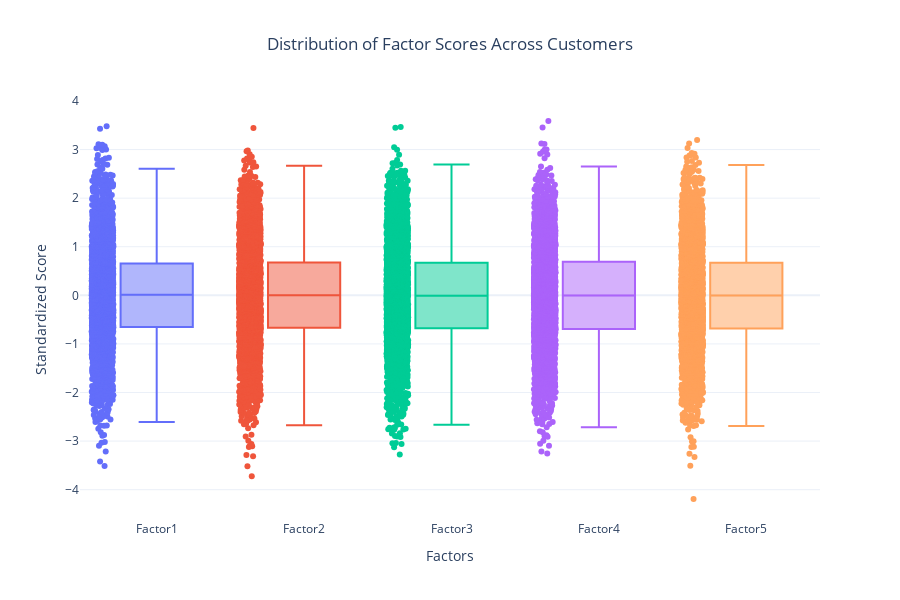

Write notebook code for a chart like this one.
### Code cell
import plotly.express as px

df_long = df_scores.melt(var_name="Factor", value_name="Score")

fig = px.box(
    df_long,
    x="Factor", y="Score", color="Factor",
    points="all",
    title="Distribution of Factor Scores Across Customers",
    template="plotly_white"
)
fig.update_layout(
    showlegend=False,
    xaxis_title="Factors",
    yaxis_title="Standardized Score",
    title_x=0.5,
    width=900, height=600
)
fig.show()

### Figure 1 — Plotly figure (JSON) as saved in the notebook; plotly's stock layout.template omitted (floating-point values rounded to 4 significant figures; data arrays with more than 128 entries replaced by an {"elided": "..."} marker saying what was removed)
{"data": [{"alignmentgroup": "True", "boxpoints": "all", "hovertemplate": "Factor=%{x}<br>Score=%{y}<extra></extra>", "legendgroup": "Factor1", "marker": {"color": "#636efa"}, "name": "Factor1", "notched": false, "offsetgroup": "Factor1", "orientation": "v", "showlegend": true, "type": "box", "x": {"elided": "3235 str values"}, "x0": " ", "xaxis": "x", "y": {"elided": "3235 float values"}, "y0": " ", "yaxis": "y"}, {"alignmentgroup": "True", "boxpoints": "all", "hovertemplate": "Factor=%{x}<br>Score=%{y}<extra></extra>", "legendgroup": "Factor2", "marker": {"color": "#EF553B"}, "name": "Factor2", "notched": false, "offsetgroup": "Factor2", "orientation": "v", "showlegend": true, "type": "box", "x": {"elided": "3235 str values"}, "x0": " ", "xaxis": "x", "y": {"elided": "3235 float values"}, "y0": " ", "yaxis": "y"}, {"alignmentgroup": "True", "boxpoints": "all", "hovertemplate": "Factor=%{x}<br>Score=%{y}<extra></extra>", "legendgroup": "Factor3", "marker": {"color": "#00cc96"}, "name": "Factor3", "notched": false, "offsetgroup": "Factor3", "orientation": "v", "showlegend": true, "type": "box", "x": {"elided": "3235 str values"}, "x0": " ", "xaxis": "x", "y": {"elided": "3235 float values"}, "y0": " ", "yaxis": "y"}, {"alignmentgroup": "True", "boxpoints": "all", "hovertemplate": "Factor=%{x}<br>Score=%{y}<extra></extra>", "legendgroup": "Factor4", "marker": {"color": "#ab63fa"}, "name": "Factor4", "notched": false, "offsetgroup": "Factor4", "orientation": "v", "showlegend": true, "type": "box", "x": {"elided": "3235 str values"}, "x0": " ", "xaxis": "x", "y": {"elided": "3235 float values"}, "y0": " ", "yaxis": "y"}, {"alignmentgroup": "True", "boxpoints": "all", "hovertemplate": "Factor=%{x}<br>Score=%{y}<extra></extra>", "legendgroup": "Factor5", "marker": {"color": "#FFA15A"}, "name": "Factor5", "notched": false, "offsetgroup": "Factor5", "orientation": "v", "showlegend": true, "type": "box", "x": {"elided": "3235 str values"}, "x0": " ", "xaxis": "x", "y": {"elided": "3235 float values"}, "y0": " ", "yaxis": "y"}], "layout": {"boxmode": "overlay", "height": 600, "legend": {"title": {"text": "Factor"}, "tracegroupgap": 0}, "showlegend": false, "title": {"text": "Distribution of Factor Scores Across Customers", "x": 0.5}, "width": 900, "xaxis": {"anchor": "y", "categoryarray": ["Factor1", "Factor2", "Factor3", "Factor4", "Factor5"], "categoryorder": "array", "domain": [0, 1], "title": {"text": "Factors"}}, "yaxis": {"anchor": "x", "domain": [0, 1], "title": {"text": "Standardized Score"}}}}
